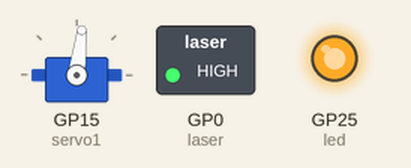
Bench run of a program on a simulated Raspberry Pi Pico running MicroPython. On the bench: servo, switched loads named in the program (green lamp = pin HIGH), output pins drawn as LEDs (lit = HIGH). Random numbers come from a fixed seed; servo angles are drawn from the pulse width (0.5 ms = 0°, 2.5 ms = 180°).

Above: at 0.1 s.
At 11.1 s:
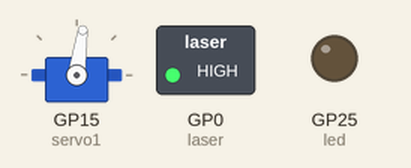
At 18.1 s:
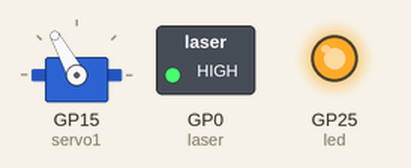
At 39.1 s:
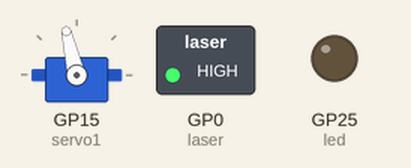
Timing chart, 0 to 40.0 s (numbered marks = the images above):
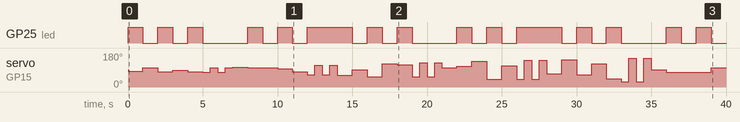

Measured:
- by itself, GP25 (led): repeats every 14.0 s: HIGH 1.0 s, LOW 1.0 s, HIGH 1.0 s, LOW 3.0 s, 2 × (HIGH 1.0 s, LOW 1.0 s), HIGH 3.0 s, LOW 1.0 s
- by itself, servo on GP15 (servo1): 91° → 83° at 0.02 s, → 101° 0.98 s later, → 81° 1.0 s later, → 88° 1.0 s later, … (48 changes in this stretch)

The program:

0.1.9.5_adjustminmax.py
```python
from machine import Pin, PWM
import time, random
delay = 1
led = Pin(25, Pin.OUT)
led.value(1)
laser = Pin(0, Pin.OUT)
laser.value(1)

class Servo(PWM):
    def __init__(self, pin: Pin):
        super().__init__(pin)
        self.ns_MIN = 814000
        self.ns_MID = 1507000
        self.ns_MAX = 2200000
        self.ns_STEP = (self.ns_MAX - self.ns_MIN) /100
        self.perc_min = 40
        self.perc_max = 60
        super().freq(50)
        super().duty_ns(self.ns_MID)
    def random(self,):
        super().duty_ns(int(((random.randint(self.perc_min, self.perc_max)) * self.ns_STEP)+self.ns_MIN))
    def min(self,):
        super().duty_ns(int((self.perc_min * self.ns_STEP)+self.ns_MIN))
    def max(self,):
        super().duty_ns(int((self.perc_max * self.ns_STEP)+self.ns_MIN))

servo1 = Servo(Pin(15))

while True:
    for i in range(5):
        servo1.random()
        time.sleep(delay)
        led.toggle()
    for i in range(2):
        servo1.min()
        time.sleep(0.5)
        servo1.max()
        time.sleep(0.5)
    if servo1.perc_max <=90 and servo1.perc_min >= 10:
        servo1.perc_max += 10
        servo1.perc_min -= 10
    else:
        servo1.perc_max = 60
        servo1.perc_min = 40
```
